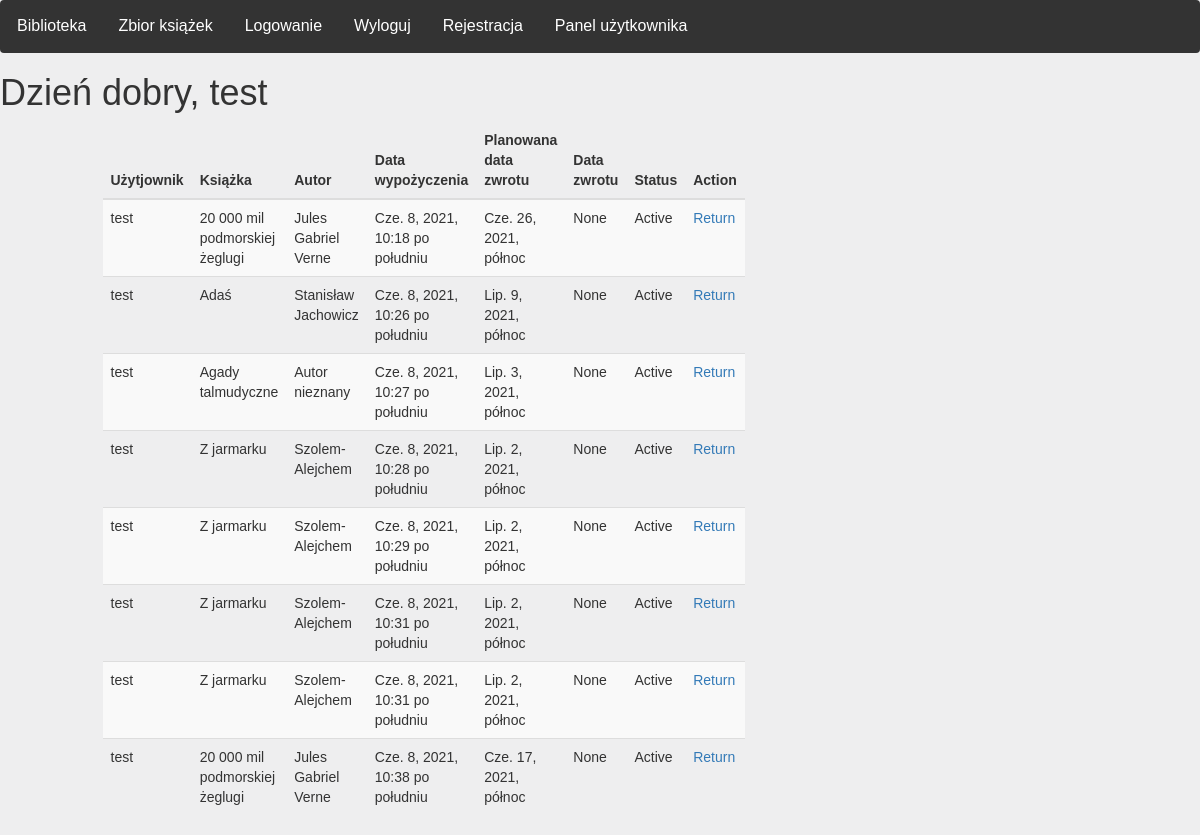
/user_view/ (signed in), run on an earlier commit of the app's database.
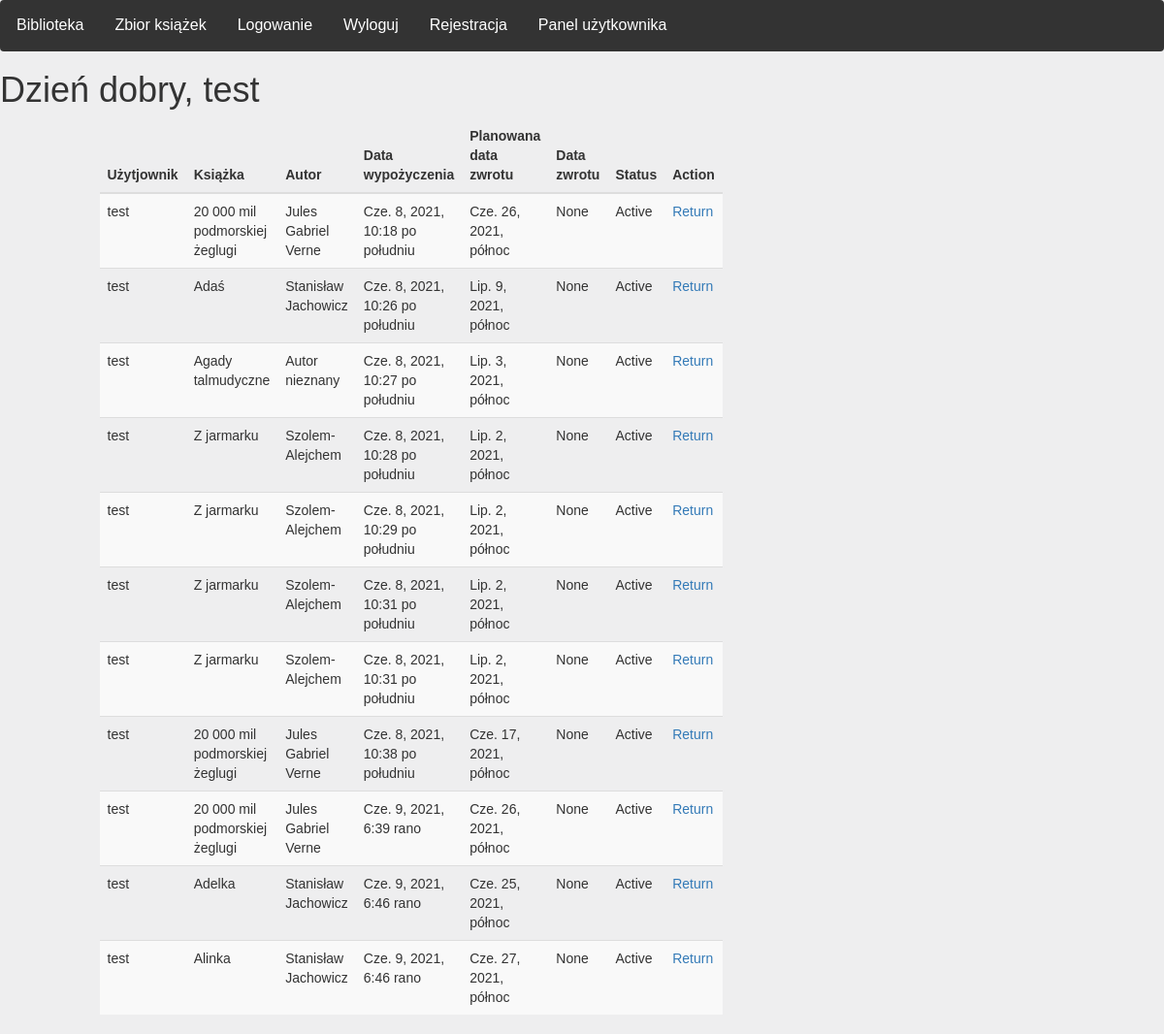
And on a later commit of the database.
### main_library/models.py (models this page shows)
class RentalList(models.Model):
    book_id = models.ForeignKey(Bookshelf, default=None, on_delete=models.SET_DEFAULT, null=True)
    user_id = models.ForeignKey(User, default=None, on_delete=models.SET_DEFAULT)
    check_out_date = models.DateTimeField(auto_now_add=True)
    planned_date_of_return = models.DateTimeField(default=None, null=True)
    date_of_return = models.DateTimeField(default=None, null=True)
    status = models.TextField(default='Active')

class Bookshelf(models.Model):
    kind = models.TextField(default='')
    title = models.TextField(default='')
    author = models.TextField(default='')
    epoch = models.TextField(default='')
    genre = models.TextField(default='')
    quantity = models.IntegerField(default=random.randint(0, 10))

### main_library/views.py (the view)
# urls.py: path('user_view/', views.user_view, name='user_view'),
def user_view(request):
    if request.user.is_authenticated:
        user_id = User.objects.get(pk = request.user.id)
        books = RentalList.objects.filter(user_id = request.user.id).order_by('status', '-date_of_return')
        return render(request, 'main_library/user_view.html', {'name': request.user.username, 'books': books})
    else:
        return redirect("login")

### main_library/templates/main_library/user_view.html (shortened to what this page needs)
{% extends "main_library/base.html" %}
{% block content %}
<h1>Dzień dobry, {{ name }} </h1>
<div class="row">
    <div class="col-md-1"></div>
    <div class="col-md-5">
<table class="table table-dark table-striped" >
            <thead>
              <tr>
                  <th>Użytjownik</th>
                  <th>Książka</th>
                  <th>Autor</th>
                  <th>Data wypożyczenia</th>
                  <th>Planowana data zwrotu</th>
                  <th>Data zwrotu</th>
                  <th>Status</th>
                  <th>Action</th>
              </tr>
            </thead>
                {% for n in books %}
                <tr>
                    <td> {{ n.user_id }} </td>
                    <td> {{ n.book_id.title }} </td>
                    <td> {{ n.book_id.author }} </td>
                    <td> {{ n.check_out_date }} </td>
                    <td> {{ n.planned_date_of_return }} </td>
                    <td> {{ n.date_of_return }} </td>
                    <td> {{ n.status }} </td>
                    <td> <a href="{% url 'return_book' n.id %}"> Return </a> </td>
                </tr>
                {% endfor %}
        </table>
{% endblock %}

What changed in the data, as far as the page shows it:
added RentalList: user_id "test", book_id "20 000 mil podmorskiej żeglugi", book_id.author "Jules Gabriel Verne", check_out_date "Cze. 9, 2021, 6:39 rano", planned_date_of_return "Cze. 26, 2021, północ", date_of_return "None", status "Active"
added RentalList: user_id "test", book_id "Adelka", book_id.author "Stanisław Jachowicz", check_out_date "Cze. 9, 2021, 6:46 rano", planned_date_of_return "Cze. 25, 2021, północ", date_of_return "None", status "Active"
added RentalList: user_id "test", book_id "Alinka", book_id.author "Stanisław Jachowicz", check_out_date "Cze. 9, 2021, 6:46 rano", planned_date_of_return "Cze. 27, 2021, północ", date_of_return "None", status "Active"
